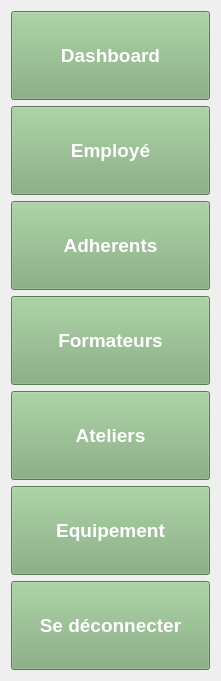
   <widget class="QWidget" name="verticalLayoutWidget">
    <property name="geometry">
     <rect>
      <x>10</x>
      <y>60</y>
      <width>221</width>
      <height>681</height>
     </rect>
    </property>
    <layout class="QVBoxLayout" name="verticalLayout">
     <item>
      <widget class="QPushButton" name="dashboard_btn">
       <property name="maximumSize">
        <size>
         <width>100000</width>
         <height>105</height>
        </size>
       </property>
       <property name="font">
        <font>
         <pointsize>14</pointsize>
         <bold>true</bold>
        </font>
       </property>
       <property name="styleSheet">
        <string notr="true">QPushButton {
    background-color:rgb(127, 170, 121);
    color: white;
}

QPushButton:hover {
    background-color: rgb(127, 170, 121);
	color:  #E6A537;
	border-color: rgb(255, 170, 0);
}</string>
       </property>
       <property name="text">
        <string>Dashboard</string>
       </property>
      </widget>
     </item>
     <item>
      <widget class="QPushButton" name="employe_btn">
       <property name="maximumSize">
        <size>
         <width>16777215</width>
         <height>105</height>
        </size>
       </property>
       <property name="font">
        <font>
         <pointsize>14</pointsize>
         <bold>true</bold>
        </font>
       </property>
       <property name="styleSheet">
        <string notr="true">QPushButton {
    background-color:rgb(127, 170, 121);
    color: white;
}

QPushButton:hover {
    background-color: rgb(127, 170, 121);
	color:  #E6A537;
	border-color: rgb(255, 170, 0);
}</string>
       </property>
       <property name="text">
        <string>Employé</string>
       </property>
      </widget>
     </item>
     <item>
      <widget class="QPushButton" name="adherents_btn">
       <property name="maximumSize">
        <size>
         <width>16777215</width>
         <height>105</height>
        </size>
       </property>
       <property name="font">
        <font>
         <pointsize>14</pointsize>
         <bold>true</bold>
        </font>
       </property>
       <property name="styleSheet">
        <string notr="true">QPushButton {
    background-color:rgb(127, 170, 121);
    color: white;
}

QPushButton:hover {
    background-color: rgb(127, 170, 121);
	color:  #E6A537;
	border-color: rgb(255, 170, 0);
}</string>
       </property>
       <property name="text">
        <string>Adherents</string>
       </property>
      </widget>
     </item>
     <item>
      <widget class="QPushButton" name="formateurs_btn">
       <property name="maximumSize">
        <size>
         <width>16777215</width>
         <height>105</height>
        </size>
       </property>
       <property name="font">
        <font>
         <pointsize>14</pointsize>
         <bold>true</bold>
        </font>
       </property>
       <property name="styleSheet">
        <string notr="true">QPushButton {
    background-color:rgb(127, 170, 121);
    color: white;
}

QPushButton:hover {
    background-color: rgb(127, 170, 121);
	color:  #E6A537;
	border-color: rgb(255, 170, 0);
}</string>
       </property>
       <property name="text">
        <string>Formateurs</string>
       </property>
      </widget>
     </item>
     <item>
      <widget class="QPushButton" name="ateliers_btn">
       <property name="maximumSize">
        <size>
         <width>16777215</width>
         <height>105</height>
        </size>
       </property>
       <property name="font">
        <font>
         <pointsize>14</pointsize>
         <bold>true</bold>
        </font>
       </property>
       <property name="styleSheet">
        <string notr="true">QPushButton {
    background-color:rgb(127, 170, 121);
    color: white;
}

QPushButton:hover {
    background-color: rgb(127, 170, 121);
	color:  #E6A537;
	border-color: rgb(255, 170, 0);
}</string>
       </property>
       <property name="text">
        <string>Ateliers</string>
       </property>
      </widget>
     </item>
     <item>
      <widget class="QPushButton" name="equipement_btn">
       <property name="maximumSize">
        <size>
         <width>16777215</width>
         <height>90</height>
        </size>
       </property>
       <property name="font">
        <font>
         <pointsize>14</pointsize>
         <bold>true</bold>
        </font>
       </property>
       <property name="styleSheet">
        <string notr="true">QPushButton {
    background-color:rgb(127, 170, 121);
    color: white;
}

QPushButton:hover {
    background-color: rgb(127, 170, 121);
	color:  #E6A537;
	border-color: rgb(255, 170, 0);
}</string>
       </property>
       <property name="text">
        <string>Equipement</string>
       </property>
      </widget>
     </item>
     <item>
      <widget class="QPushButton" name="deconnecter_btn">
       <property name="maximumSize">
        <size>
         <width>16777215</width>
         <height>90</height>
        </size>
       </property>
       <property name="font">
        <font>
         <pointsize>14</pointsize>
         <bold>true</bold>
        </font>
       </property>
       <property name="styleSheet">
        <string notr="true">QPushButton {
    background-color:rgb(127, 170, 121);
    color: white;
}

QPushButton:hover {
    background-color: rgb(127, 170, 121);
	color:  #E6A537;
	border-color: rgb(255, 170, 0);
}</string>
       </property>
       <property name="text">
        <string>Se déconnecter</string>
       </property>
      </widget>
     </item>
    </layout>
   </widget>
